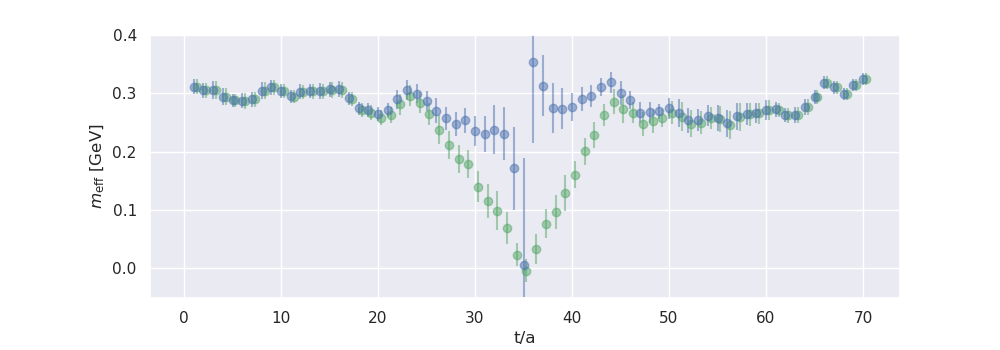

The script that saved this image:
#!/usr/bin/env python3
# encoding: utf-8

import numpy as np
import gvar as gv
import matplotlib.pyplot as plt
from scipy.optimize import fsolve
import seaborn as sns

sns.set()  # Set style for matplotlib


alttc = 0.10530
fm2GeV = 0.1973

c2pt = np.load("./c2pt.npy")
c2pt=np.abs(c2pt)
Ncnfg = c2pt.shape[0]
T = c2pt.shape[1]
T_hlf = T//2


c2pt_sum = np.sum(c2pt,axis=0)
c2pt_jcknf = ((c2pt_sum) - c2pt)/(Ncnfg-1) # jack-knife resample
c2pt_cntrl = np.mean(c2pt_jcknf,axis=0) # jack-knife mean
c2pt_cov = (Ncnfg-1)*np.cov(np.transpose(c2pt_jcknf,axes=(1,0))) # jack-knife covariance
c2pt_err = np.sqrt(Ncnfg-1)*np.std(c2pt_jcknf,axis=0)



fig, ax = plt.subplots(1,1, figsize=(10, 6.18))
ax.errorbar(np.array(range(0,T)), c2pt_cntrl, yerr=c2pt_err, fmt = 'bo')
ax.set_yscale('log')
fig.savefig("./pion.dat.png")

c2pt_fwrd_jcknf = c2pt_jcknf[:,0:T_hlf+1]
c2pt_bwrd_jcknf = c2pt_jcknf[:,T_hlf:][:,::-1]
c2pt_avg_jcknf = (c2pt_fwrd_jcknf[:,1:]+c2pt_bwrd_jcknf)/2


m_eff_log_fwrd_jcknf = np.log(c2pt_fwrd_jcknf[:,:-1]/c2pt_fwrd_jcknf[:,1:])*fm2GeV/alttc
m_eff_log_bwrd_jcknf = np.log(c2pt_bwrd_jcknf[:,:-1]/c2pt_bwrd_jcknf[:,1:])*fm2GeV/alttc


m_eff_log_fwrd_cntrl = np.mean(m_eff_log_fwrd_jcknf,axis=0)
m_eff_log_fwrd_err = np.sqrt(Ncnfg-1)*np.std(m_eff_log_fwrd_jcknf,axis=0)
m_eff_log_bwrd_cntrl = np.mean(m_eff_log_bwrd_jcknf,axis=0)
m_eff_log_bwrd_err = np.sqrt(Ncnfg-1)*np.std(m_eff_log_bwrd_jcknf,axis=0)

m_eff_log_cntrl= np.concatenate((m_eff_log_fwrd_cntrl, m_eff_log_bwrd_cntrl[::-1]), axis=0)
m_eff_log_err= np.concatenate((m_eff_log_fwrd_err, m_eff_log_bwrd_err[::-1]), axis=0)

t_ary = np.array(range(0,T-1))
ini = 0.2*np.ones_like(t_ary)

def eff_mass_eqn(c2pt):
    return lambda E0: (c2pt[:-1]/c2pt[1:]) - np.cosh(E0*(T/2-t_ary)) / np.cosh(E0*(T/2-(t_ary+1)))
def fndroot(eqnf,ini):
    sol = fsolve(eqnf,ini, xtol=1e-5)
    return sol

m_eff_cosh_jcknf = np.array([fndroot(eff_mass_eqn(c2pt),ini) for c2pt in c2pt_jcknf])*fm2GeV/alttc
m_eff_cosh_cntrl = np.mean(m_eff_cosh_jcknf,axis=0)
m_eff_cosh_err = np.sqrt(Ncnfg-1)*np.std(m_eff_cosh_jcknf,axis=0)

xshft = 0.3
fig, ax = plt.subplots(1,1, figsize=(10, 7*0.5))
ax.set_ylim([-0.05, 0.4])
fig.subplots_adjust(left=0.15, right=0.9, top=0.9, bottom=0.15)
ax.errorbar(t_ary+xshft, m_eff_log_cntrl, yerr=m_eff_log_err, fmt = 'go',alpha=0.5)
ax.errorbar(t_ary, m_eff_cosh_cntrl, yerr=m_eff_cosh_err, fmt = 'bo',alpha=0.5)
ax.set_xlabel('t/a')
ax.set_ylabel('$m_{\mathrm{eff}}$ [GeV]')
fig.savefig("./pion.meff.png")
